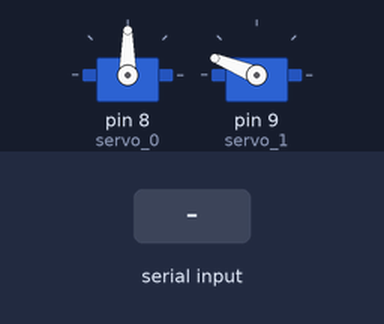
A program run on a simulated Arduino Leonardo, built with avr-gcc and run on an emulated ATmega32U4. Parts: 2 × servo. The inputs (shaded band) are chosen by the test bench.

Above: at 1.2 s.
1.3 s: "1" received over Serial
At 1.3 s:
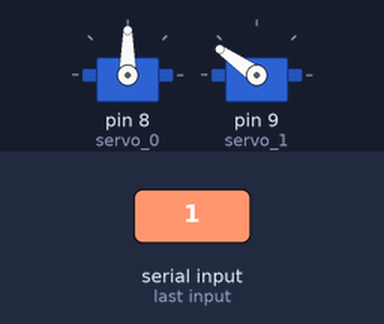
At 3.56 s:
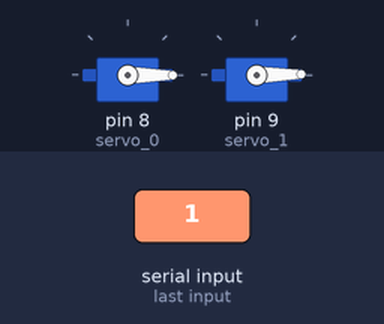
7.3 s: "0" received over Serial
At 7.3 s:
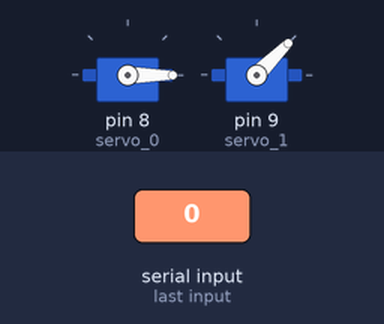
10.3 s: "2" received over Serial
16.3 s: "1" received over Serial
Timing chart, 0 to 20.3 s (numbered marks = the images above; inputs shaded):
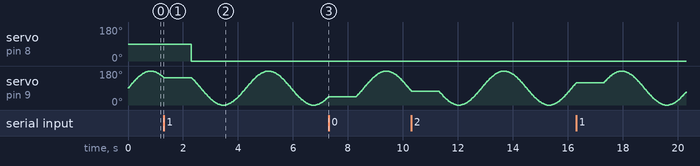

The program:

main.cpp
```cpp
#include <Arduino.h>
#include <Servo.h>
#include <ArduinoJson.h>

Servo servo_1;  // create servo object to control a servo
Servo servo_0;

float t = 0.0;
float speed = 0.01;
    // variable to store the servo position

unsigned long prev_millis = 0;
const long interval = 1000;

void setup() {
  Serial.begin(9600);
  servo_0.attach(8);
  servo_1.attach(9);

  servo_0.write(90);
}

void loop() {

  int pos = (sin(t)+1) * 90;
  servo_1.write(pos);
  t += speed;
  delay(5);

  if( Serial.available() > 0){
    StaticJsonDocument<200> doc;
    DeserializationError error = deserializeJson(doc, Serial);
    if (error) {
      Serial.print(F("deserializeJson() failed: "));
      Serial.println(error.f_str());
      return;
    }
    int angle = doc["angle"];
    servo_0.write(angle);
  }
}
```

Measured:
- after the input at 1.3 s, servo on pin 8 (servo_0): 90° → 0° after 1.0 s
